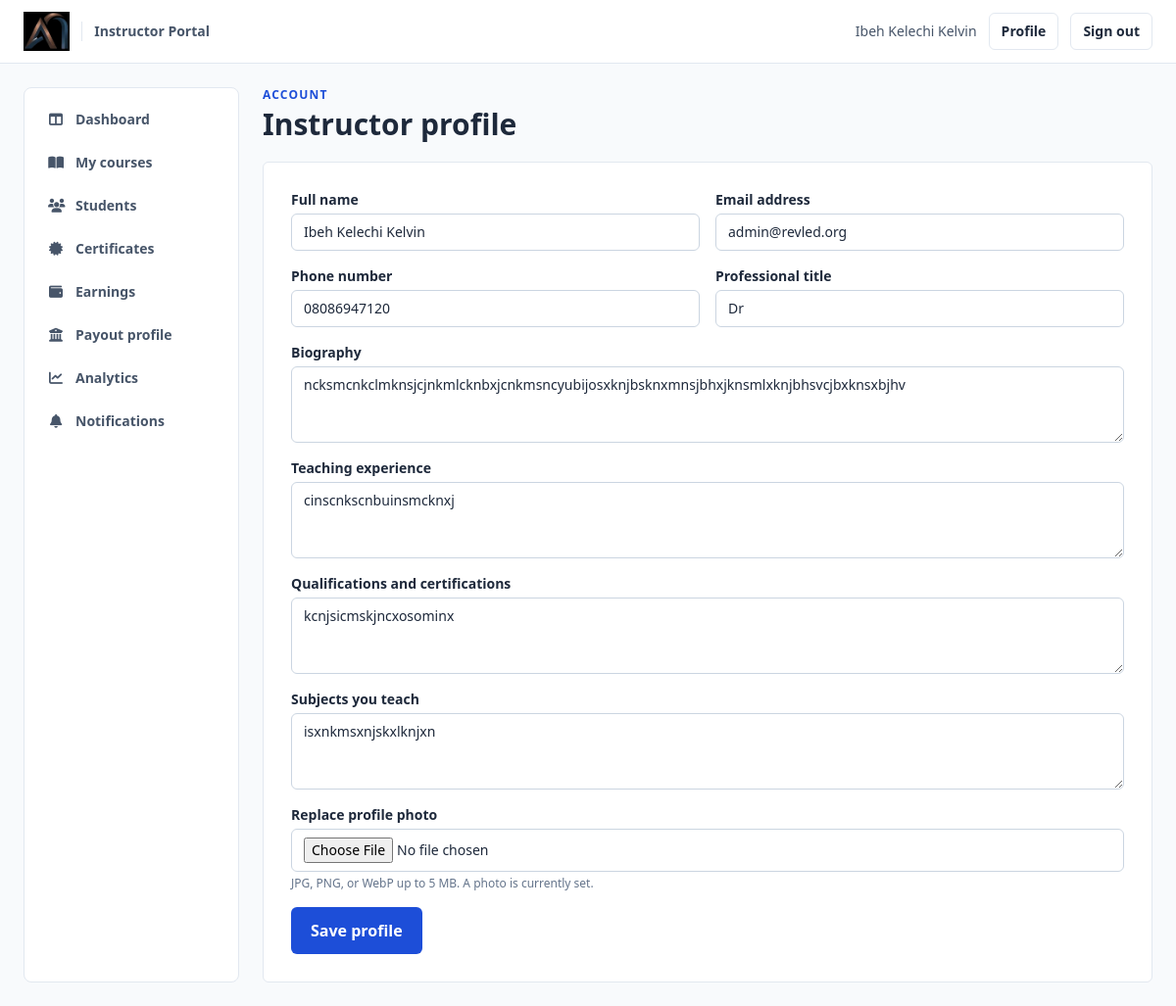
Screenshot of /academy/instructor/profile (signed in) with the database file from the repository.
### app/models.py (models this page shows, shortened)
class TimestampMixin:
    created_at = db.Column(db.DateTime, default=lambda: datetime.now(timezone.utc), nullable=False)
    updated_at = db.Column(
        db.DateTime,
        default=lambda: datetime.now(timezone.utc),
        onupdate=lambda: datetime.now(timezone.utc),
        nullable=False,
    )

class Instructor(UserMixin, TimestampMixin, db.Model):
    __tablename__ = "instructors"
    id = db.Column(db.Integer, primary_key=True)
    full_name = db.Column(db.String(160), nullable=False)
    email = db.Column(db.String(160), unique=True, nullable=False, index=True)
    password_hash = db.Column(db.String(255), nullable=False)
    phone = db.Column(db.String(60))
    professional_title = db.Column(db.String(160))
    biography = db.Column(db.Text)
    teaching_experience = db.Column(db.Text)
    qualifications = db.Column(db.Text)
    subject_areas = db.Column(db.Text)
    profile_photo = db.Column(db.String(255))
    payout_bank_name = db.Column(db.String(120))
    payout_account_name = db.Column(db.String(160))
    payout_account_number_encrypted = db.Column(db.Text)
    payout_bank_code = db.Column(db.String(30))
    status = db.Column(db.String(20), default="pending", nullable=False, index=True)
    decision_reason = db.Column(db.Text)
    terms_accepted_at = db.Column(db.DateTime)
    last_login_at = db.Column(db.DateTime)
    reviewed_by_admin_id = db.Column(db.Integer, db.ForeignKey("admin_users.id"))
    reviewed_by = db.relationship("AdminUser")
    courses = db.relationship("Course", back_populates="instructor")
    notifications = db.relationship("InstructorNotification", back_populates="instructor", cascade="all, delete-orphan")
    earnings = db.relationship("InstructorEarning", back_populates="instructor", cascade="all, delete-orphan")
    payout_requests = db.relationship("InstructorPayoutRequest", back_populates="instructor", cascade="all, delete-orphan")
    @property
    def is_active(self):
        return self.status not in {"rejected", "suspended"}

### app/routes.py (the view, shortened to what this page needs)
@instructor_bp.route("/profile", methods=["GET", "POST"])
@login_required
def profile():
    return render_template("instructor/profile.html", instructor=current_user)

### app/__init__.py (called while the page is built)
def load_user(user_id):
    from .models import AdminUser, Instructor, Student
    if not user_id:
        return None
    prefix, _, suffix = str(user_id).partition(":")
    if prefix == "student" and suffix.isdigit():
        return db.session.get(Student, int(suffix))
    if prefix == "admin" and suffix.isdigit():
        return db.session.get(AdminUser, int(suffix))
    if prefix == "instructor" and suffix.isdigit():
        return db.session.get(Instructor, int(suffix))
    if user_id.isdigit():
        return db.session.get(AdminUser, int(user_id))
    return None

def student_load_user(user_id):
    return load_user(user_id)

### app/models.py (called while the page is built)
    @staticmethod
    def get_settings():
        settings = CompanySettings.query.order_by(CompanySettings.id.desc()).first()
        if settings:
            return settings
        default = CompanySettings()
        db.session.add(default)
        db.session.commit()
        return default

### app/routes.py (called while the page is built)
@instructor_bp.before_request
def require_instructor():
    public_endpoints = {"instructor.register", "instructor.login"}
    if request.endpoint in public_endpoints:
        if current_user.is_authenticated and not isinstance(current_user, Instructor):
            abort(403)
        return None
    if not current_user.is_authenticated:
        return redirect(url_for("instructor.login", next=request.url))
    if request.endpoint == "instructor.lesson_material" and isinstance(current_user, Student):
        return None
    if not isinstance(current_user, Instructor):
        abort(403)
    if current_user.status != "approved" and request.endpoint not in {"instructor.dashboard", "instructor.logout", "instructor.profile"}:
        abort(403)

### app/templates/instructor/profile.html (shortened to what this page needs)
{% extends 'instructor/base.html' %}
{% block content %}
<p class="text-xs font-bold uppercase tracking-widest text-blue-700">Account</p><h1 class="mt-1 text-3xl font-bold">Instructor profile</h1>
<form method="post" enctype="multipart/form-data" class="mt-5 grid gap-4 rounded-md border border-slate-200 bg-white p-5 sm:grid-cols-2 sm:p-7"><input type="hidden" name="csrf_token" value="{{ csrf_token() }}">
  {% for key,label,value in [('full_name','Full name',instructor.full_name),('email','Email address',instructor.email),('phone','Phone number',instructor.phone),('professional_title','Professional title',instructor.professional_title)] %}<label class="grid gap-1 text-sm font-semibold">{{ label }}<input name="{{ key }}" value="{{ value or '' }}" required class="rounded-md border border-slate-300 px-3 py-2 font-normal"></label>{% endfor %}
  {% for key,label,value in [('biography','Biography',instructor.biography),('teaching_experience','Teaching experience',instructor.teaching_experience),('qualifications','Qualifications and certifications',instructor.qualifications),('subject_areas','Subjects you teach',instructor.subject_areas)] %}<label class="grid gap-1 text-sm font-semibold sm:col-span-2">{{ label }}<textarea name="{{ key }}" rows="3" class="rounded-md border border-slate-300 px-3 py-2 font-normal">{{ value or '' }}</textarea></label>{% endfor %}
  <label class="grid gap-1 text-sm font-semibold sm:col-span-2">Replace profile photo<input type="file" name="profile_photo" accept="image/jpeg,image/png,image/webp" class="rounded-md border border-slate-300 px-3 py-2 font-normal"><span class="text-xs font-normal text-slate-500">JPG, PNG, or WebP up to 5 MB. {% if instructor.profile_photo %}A photo is currently set.{% endif %}</span></label>
  <button class="rounded-md bg-blue-700 px-5 py-3 font-semibold text-white sm:col-span-2 sm:justify-self-start">Save profile</button>
</form>
{% endblock %}

### app/templates/instructor/base.html (shortened to what this page needs)
<!DOCTYPE html>
<html lang="en">
<head>
  <script src="https://cdn.tailwindcss.com"></script>
  <link rel="stylesheet" href="https://cdnjs.cloudflare.com/ajax/libs/font-awesome/6.4.0/css/all.min.css">
</head>
<body class="min-h-screen bg-slate-50 text-slate-800 antialiased">
  <header class="border-b border-slate-200 bg-white">
    <div class="mx-auto flex max-w-screen-2xl items-center justify-between px-4 py-3 sm:px-6">
      <a href="{{ url_for('public.academy_home') }}" class="flex items-center gap-3">
        <img src="{{ url_for('static', filename='images/logo.png') }}" alt="Axiom Gateway Consult" class="h-10 w-auto">
        <span class="border-l border-slate-200 pl-3 text-sm font-semibold text-slate-600">Instructor Portal</span>
      </a>
      {% if current_user.is_authenticated and current_user.__class__.__name__ == 'Instructor' %}
      <div class="flex items-center gap-3 text-sm">
        <span class="hidden font-medium text-slate-600 sm:block">{{ current_user.full_name }}</span>
        <a href="{{ url_for('instructor.profile') }}" class="rounded-md border border-slate-200 px-3 py-2 font-semibold hover:bg-slate-50">Profile</a>
        <a href="{{ url_for('instructor.logout') }}" class="rounded-md border border-slate-200 px-3 py-2 font-semibold hover:bg-slate-50">Sign out</a>
      </div>
      {% endif %}
    </div>
  </header>
  {% if current_user.is_authenticated and current_user.__class__.__name__ == 'Instructor' and current_user.status == 'approved' %}
  <div class="mx-auto grid max-w-screen-2xl grid-cols-1 gap-6 px-4 py-6 sm:px-6 lg:grid-cols-[220px_minmax(0,1fr)]">
    <aside class="rounded-lg border border-slate-200 bg-white p-3">
      <nav class="grid grid-cols-2 gap-1 sm:grid-cols-3 lg:grid-cols-1">
        {% for endpoint, label, icon in [('instructor.dashboard','Dashboard','fa-table-columns'),('instructor.courses','My courses','fa-book-open'),('instructor.students','Students','fa-users'),('instructor.certificates','Certificates','fa-certificate'),('instructor.earnings','Earnings','fa-wallet'),('instructor.payout_profile','Payout profile','fa-building-columns'),('instructor.analytics','Analytics','fa-chart-line'),('instructor.notifications','Notifications','fa-bell')] %}
        <a href="{{ url_for(endpoint) }}" class="flex items-center gap-3 rounded-md px-3 py-2.5 text-sm font-semibold {% if request.endpoint == endpoint %}bg-blue-50 text-blue-700{% else %}text-slate-600 hover:bg-slate-50{% endif %}"><i class="fa-solid {{ icon }} w-4 text-center"></i>{{ label }}</a>
        {% endfor %}
      </nav>
    </aside>
    <main class="min-w-0">{% block content %}{% endblock %}</main>
  </div>
  {% else %}
  <main class="mx-auto max-w-3xl px-4 py-8 sm:px-6">{% block auth_content %}{% endblock %}</main>
  {% endif %}
</body>
</html>

### rows the page displays
Instructor: full_name "Ibeh Kelechi Kelvin", status "approved" (drawn), label "Full name", label "Email address", email "admin@revled.org", label "Phone number", phone "08086947120", label "Professional title", professional_title "Dr", label "Biography", biography "ncksmcnkclmknsjcjnkmlcknbxjcnkmsncyubijosxknjbsknxmnsjbhxjknsmlxknjbhsvcjbxknsxbjhv", label "Teaching experience", teaching_experience "cinscnkscnbuinsmcknxj", label "Qualifications and certifications", qualifications "kcnjsicmskjncxosominx", label "Subjects you teach", subject_areas "isxnkmsxnjskxlknjxn"

### other values shown
{{ label }} "Dashboard" "My courses" "Students" "Certificates" "Earnings" "Payout profile" "Analytics" "Notifications"
